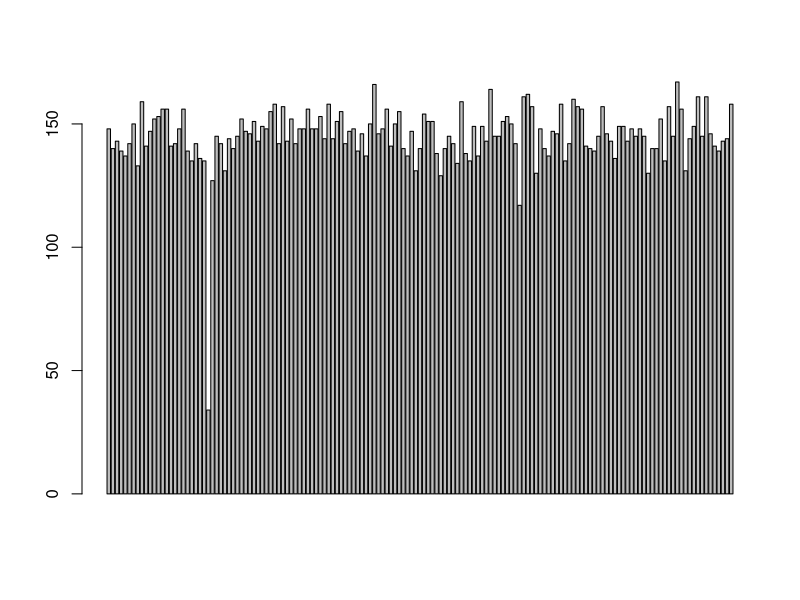
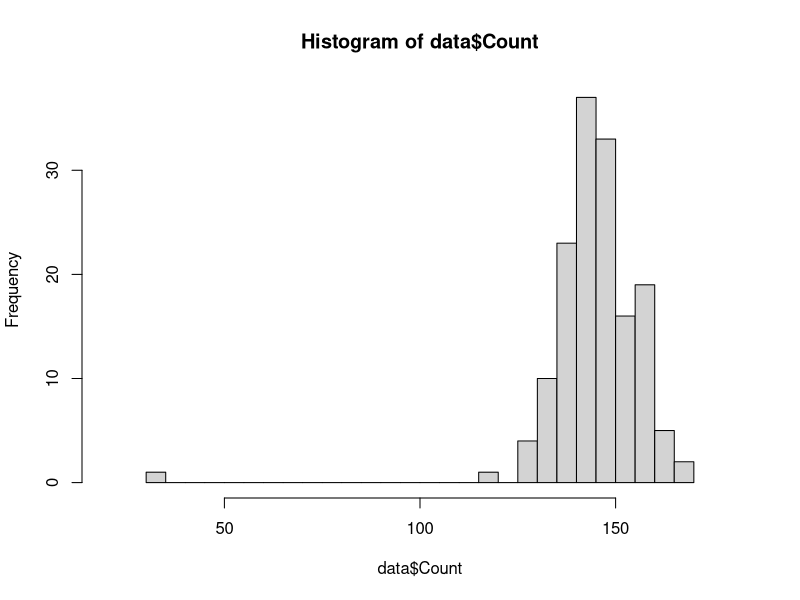
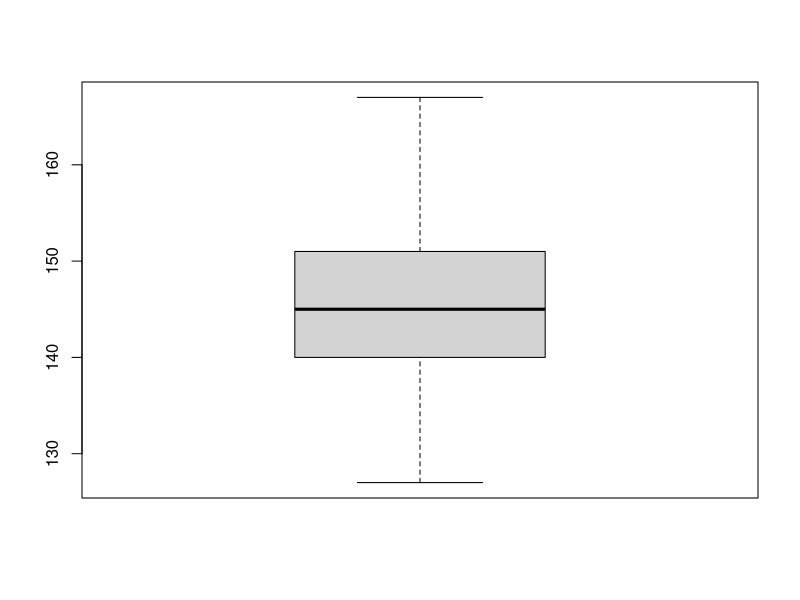

Write R code to recreate these figures, in order.
data = read.csv('all-days.csv', header=FALSE, col.names=c('Date','Count'))

barplot(data$Count)
hist(data$Count, breaks=25, xlim=(c(20, 180)))
boxplot(data$Count, outline=FALSE)
